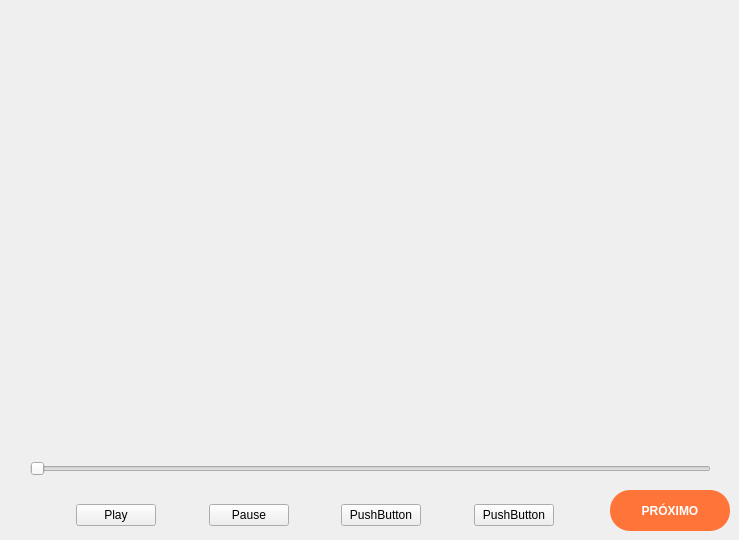
      <widget class="QWidget" name="reprodutor">
       <widget class="QPushButton" name="pushButton_video_proximo">
        <property name="geometry">
         <rect>
          <x>610</x>
          <y>490</y>
          <width>120</width>
          <height>41</height>
         </rect>
        </property>
        <property name="minimumSize">
         <size>
          <width>120</width>
          <height>40</height>
         </size>
        </property>
        <property name="font">
         <font>
          <weight>75</weight>
          <bold>true</bold>
         </font>
        </property>
        <property name="styleSheet">
         <string notr="true">QPushButton {
	background-color: #FF7439;
	border-radius: 20px;
	border: none;
	color: #fff;
}

QPushButton:hover {
	background-color: #c8592d;
}

QPushButton:pressed {
	background-color: #c8592d;
}</string>
        </property>
        <property name="text">
         <string>PRÓXIMO</string>
        </property>
       </widget>
       <widget class="QSlider" name="horizontalSlider">
        <property name="geometry">
         <rect>
          <x>30</x>
          <y>460</y>
          <width>681</width>
          <height>17</height>
         </rect>
        </property>
        <property name="orientation">
         <enum>Qt::Horizontal</enum>
        </property>
       </widget>
       <widget class="QWidget" name="layoutWidget">
        <property name="geometry">
         <rect>
          <x>30</x>
          <y>500</y>
          <width>570</width>
          <height>30</height>
         </rect>
        </property>
        <layout class="QHBoxLayout" name="horizontalLayout">
         <item>
          <spacer name="horizontalSpacer_5">
           <property name="orientation">
            <enum>Qt::Horizontal</enum>
           </property>
           <property name="sizeHint" stdset="0">
            <size>
             <width>40</width>
             <height>20</height>
            </size>
           </property>
          </spacer>
         </item>
         <item>
          <widget class="QPushButton" name="pushButton_video_tocar">
           <property name="text">
            <string>Play</string>
           </property>
          </widget>
         </item>
         <item>
          <spacer name="horizontalSpacer_6">
           <property name="orientation">
            <enum>Qt::Horizontal</enum>
           </property>
           <property name="sizeHint" stdset="0">
            <size>
             <width>40</width>
             <height>20</height>
            </size>
           </property>
          </spacer>
         </item>
         <item>
          <widget class="QPushButton" name="pushButton_video_parar">
           <property name="text">
            <string>Pause</string>
           </property>
          </widget>
         </item>
         <item>
          <spacer name="horizontalSpacer_7">
           <property name="orientation">
            <enum>Qt::Horizontal</enum>
           </property>
           <property name="sizeHint" stdset="0">
            <size>
             <width>40</width>
             <height>20</height>
            </size>
           </property>
          </spacer>
         </item>
         <item>
          <widget class="QPushButton" name="pushButton_3">
           <property name="text">
            <string>PushButton</string>
           </property>
          </widget>
         </item>
         <item>
          <spacer name="horizontalSpacer_8">
           <property name="orientation">
            <enum>Qt::Horizontal</enum>
           </property>
           <property name="sizeHint" stdset="0">
            <size>
             <width>40</width>
             <height>20</height>
            </size>
           </property>
          </spacer>
         </item>
         <item>
          <widget class="QPushButton" name="pushButton_4">
           <property name="text">
            <string>PushButton</string>
           </property>
          </widget>
         </item>
         <item>
          <spacer name="horizontalSpacer_9">
           <property name="orientation">
            <enum>Qt::Horizontal</enum>
           </property>
           <property name="sizeHint" stdset="0">
            <size>
             <width>40</width>
             <height>20</height>
            </size>
           </property>
          </spacer>
         </item>
        </layout>
       </widget>
      </widget>
